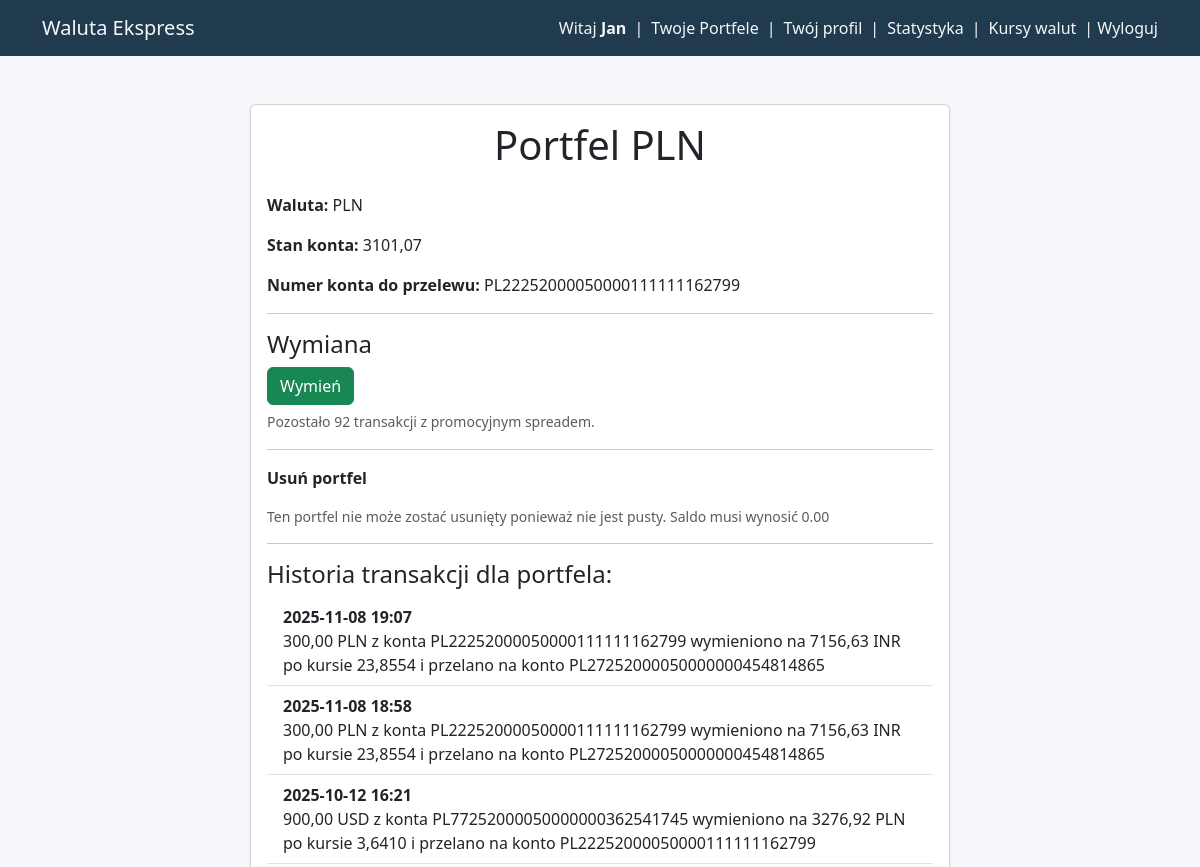
The page /wallet/7/ (signed in, upper part) on the database as committed earlier.
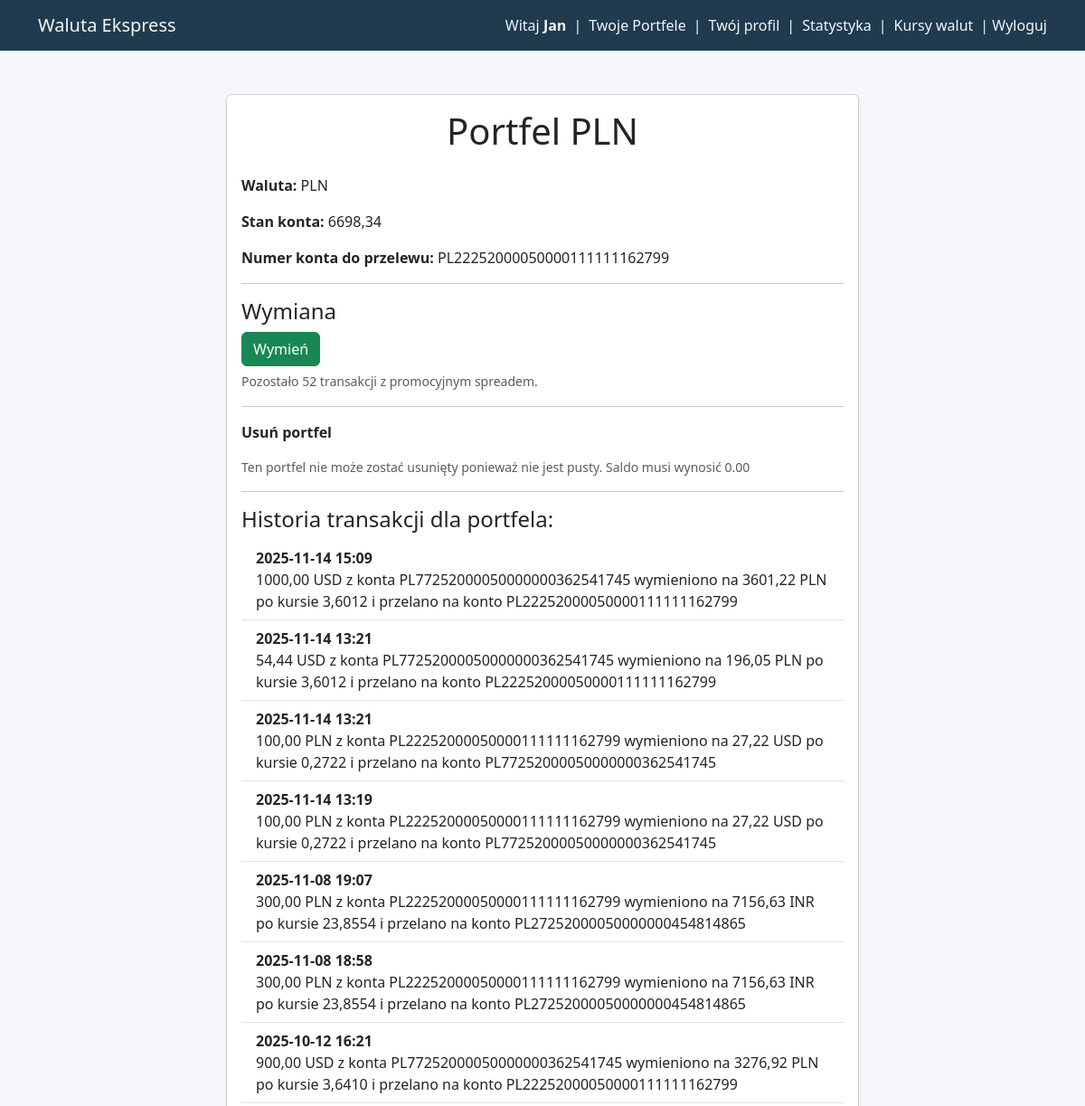
The same page on the database as committed later.
### apps/backend_brokers/models.py (models this page shows, shortened)
class Wallet(models.Model):
    SELECTABLE_CURRENCIES = [
        ("PLN", "polski nowy złoty"),
        ("EUR", "euro"),
        ("USD", "dolar amerykański"),
        ("AUD", "dolar australijski"),
        ("BGN", "lew (Bułgaria)"),
        ("BRL", "real (Brazylia)"),
        ("CAD", "dolar kanadyjski"),
        ("CHF", "frank szwajcarski"),
        ("CLP", "peso chilijskie"),
        ("CNY", "yuan renminbi (Chiny)"),
        ("CZK", "korona czeska"),
        ("DKK", "korona duńska"),
        ("GBP", "funt szterling"),
        ("HKD", "dolar Hongkongu"),
        ("HUF", "forint (Węgry)"),
        ("IDR", "rupia indonezyjska"),
        ("ILS", "nowy izraelski szekel"),
        ("INR", "rupia indyjska"),
        ("ISK", "korona islandzka"),
        ("JPY", "jen (Japonia)"),
        ("KRW", "won południowokoreański"),
        ("MXN", "peso meksykańskie"),
        ("MYR", "ringgit (Malezja)"),
        ("NOK", "korona norweska"),
        ("NZD", "dolar nowozelandzki"),
        ("PHP", "peso filipińskie"),
        ("RON", "lej rumuński"),
        ("SEK", "korona szwedzka"),
        ("SGD", "dolar singapurski"),
        ("THB", "bat (Tajlandia)"),
        ("TRY", "lira turecka"),
        ("UAH", "hrywna (Ukraina)"),
        ("XDR", "SDR (MFW)"),
        ("ZAR", "rand (Republika Południowej Afryki)"),
    ]  # Added to automate drop-down lists
    user = models.ForeignKey(
        Profile,
        on_delete=models.SET_DEFAULT,
        related_name="wallets",
        default="deleted_user",
    )
    wallet_id = models.CharField(max_length=50, unique=True)
    currency = models.CharField(max_length=10, choices=SELECTABLE_CURRENCIES)
    iban = models.CharField(max_length=34, unique=True)
    balance = models.DecimalField(
        max_digits=12, decimal_places=2, default=0.00
    )  # Adjusted per Django Antipatterns
    wallet_status = models.CharField(max_length=50, default="active")

class Transaction(models.Model):
    user = models.ForeignKey(
        Profile, on_delete=models.CASCADE, related_name="transactions"
    )
    source_iban = models.CharField(max_length=34, default="test")
    from_currency = models.CharField(max_length=10)  # np. "USD"
    to_currency = models.CharField(max_length=10)  # np. "PLN"
    destination_iban = models.CharField(max_length=34, default="test")
    amount = models.DecimalField(
        max_digits=12, decimal_places=2
    )  # amount in source currency
    rate = models.DecimalField(max_digits=10, decimal_places=4)  # exchange rate
    result_amount = models.DecimalField(max_digits=12, decimal_places=2, editable=True)
    created_at = models.DateTimeField(auto_now_add=True)
    visible_to = models.CharField(max_length=32)  # np. "admin", "user"

### apps/backend_brokers/views.py (the view)
@login_required
def wallet_properies_and_history(request, wallet_id):
    now = timezone.now()
    transactions_current_month = Transaction.objects.filter(
        user_id=request.user.id, created_at__year=now.year, created_at__month=now.month
    )
    transactions_count = transactions_current_month.count()
    transactions_remaining = request.user.profile.transaction_limit - transactions_count
    wallet = get_object_or_404(
        Wallet, id=wallet_id, user=request.user.id, wallet_status="active"
    )
    iban = wallet.iban
    transactions = (
        Transaction.objects.filter(source_iban=iban, visible_to="user")
        | Transaction.objects.filter(destination_iban=iban, visible_to="user")
        | Transaction.objects.filter(destination_iban=iban, visible_to="deposit")
    )  # list of all transactions containing given wallet iban
    transactions = transactions.order_by(
        "-created_at"
    )  # newsest transactions at the top
    return render(
        request,
        "backend_brokers/wallet.html",
        {
            "wallet": wallet,
            "transactions": transactions,
            "transactions_remaining": transactions_remaining,
        },
    )

### apps/backend_brokers/templates/backend_brokers/wallet.html (shortened to what this page needs)
{% extends 'backend_brokers/base.html' %}
{% block content %}
<div class="container mt-5">
    <div class="card shadow-sm mx-auto" style="max-width: 700px;">
        <div class="card-body">
            <h1 class="card-title text-center mb-4">Portfel {{ wallet.currency }}</h1>
            <p><strong>Waluta:</strong> {{ wallet.currency }}</p>
            <p><strong>Stan konta:</strong> {{ wallet.balance|floatformat:2 }}</p>
            <p><strong>Numer konta do przelewu:</strong> {{ wallet.iban }}</p>
            <hr>
            <h4>Wymiana</h4>
            {% if transactions_remaining <= 0 %}
                <a href="{% url 'transfer_funds' %}" class="btn btn-success mb-1">Wymień</a><br>
                <small class="text-muted">
                    Wyczerpano limit transakcji z promocyjnym spreadem. Kolejna wymiana będzie po kursie standardowym.
                </small>
            {% else %}
                <a href="{% url 'transfer_funds' %}" class="btn btn-success mb-1">Wymień</a><br>
                <small class="text-muted">
                    Pozostało {{ transactions_remaining }} transakcji z promocyjnym spreadem.
                </small>
            {% endif %}
            <hr>
            {% if wallet.balance == 0 %}
                <form action="{% url 'delete_wallet' wallet.id %}" method="get">
                    <button type="submit" class="btn btn-danger">Usuń portfel</button>
                </form>
            {% else %}
                <p><strong>Usuń portfel</strong></p>
                <p class="text-muted small">
                    Ten portfel nie może zostać usunięty ponieważ nie jest pusty. Saldo musi wynosić 0.00
                </p>
            {% endif %}
            <hr>
            <h4>Historia transakcji dla portfela: {{ wallet.name }}</h4>
            {% if transactions %}
                <ul class="list-group list-group-flush">
                    {% for tx in transactions %}
                        <li class="list-group-item">
                            <strong>{{ tx.created_at|date:"Y-m-d H:i" }}</strong><br>
                            {{ tx.amount|floatformat:2 }} {{ tx.from_currency }} z konta {{ tx.source_iban }} wymieniono na
                            {{ tx.result_amount|floatformat:2 }} {{ tx.to_currency }} po kursie {{ tx.rate }} i przelano na konto {{ tx.destination_iban }}
                        </li>
                    {% endfor %}
                </ul>
            {% else %}
                <p class="text-muted">Brak transakcji dla tego portfela.</p>
            {% endif %}
        </div>
    </div>
</div>
{% endblock %}

### apps/backend_brokers/templates/backend_brokers/base.html (shortened to what this page needs)
<!DOCTYPE html>
{% load static %}
<html lang="pl">
<head>
    <link href="https://cdn.jsdelivr.net/npm/bootstrap@5.3.2/dist/css/bootstrap.min.css" rel="stylesheet">
    <link rel="stylesheet" href="{% static 'backend_brokers/css/style.css' %}">
</head>
<body>
<nav class="navbar navbar-expand-lg navbar-custom">
  <div class="container">
    <a class="navbar-brand" href="{% url 'home' %}">Waluta Ekspress</a>
    <div class="collapse navbar-collapse justify-content-end">
        {% if user.is_authenticated and user.profile %}
            Witaj&nbsp;<strong class="me-2">{{ user.first_name }}</strong>|
            <a class="nav-link d-inline mx-2" href="{% url 'wallets' %}">Twoje Portfele</a>|
            <a class="nav-link d-inline mx-2" href="{% url 'profile' %}">Twój profil</a>|
            <a class="nav-link d-inline mx-2" href="{% url 'stats_dashboard' %}">Statystyka</a>|
            <a class="nav-link d-inline mx-2" href="{% url 'exchange_rates' %}">Kursy walut</a>|
            <form action="{% url 'logout' %}" method="post" class="d-inline">
                <button type="submit" class="logout-btn">&nbsp;Wyloguj</button>
            </form>
        {% else %}
            <a class="btn btn-success btn-sm me-2" href="{% url 'register' %}">Zarejestruj się</a>
            <a class="btn btn-secondary btn-sm" href="{% url 'login' %}">Zaloguj się</a>
        {% endif %}
    </div>
  </div>
</nav>
<div class="container mt-5">
    {% block content %}{% endblock %}
</div>
</body>
</html>

### apps/backend_brokers/templates/backend_brokers/base.html (style rules this page uses)
body { background-color: #f5f7fa; color: #333; }
.navbar-custom { background-color: #1f3b4d; color: #f5f7fa; }
.navbar-custom .navbar-brand, .navbar-custom .nav-link, .navbar-custom button { color: #f5f7fa; }
button.logout-btn { background: none; border: none; color: inherit; padding: 0; margin: 0; }

Rows that differ between the two databases and show on the page:
changed Wallet "PLN": balance "3101,07" → "6698,34"
added Transaction: created_at "2025-11-14 15:09", amount "1000,00", from_currency "USD", source_iban "PL77252000050000000362541745", result_amount "3601,22", to_currency "PLN", rate "3,6012", destination_iban "PL22252000050000111111162799"
added Transaction: created_at "2025-11-14 13:21", amount "54,44", from_currency "USD", source_iban "PL77252000050000000362541745", result_amount "196,05", to_currency "PLN", rate "3,6012", destination_iban "PL22252000050000111111162799"
added Transaction: created_at "2025-11-14 13:21", amount "100,00", from_currency "PLN", source_iban "PL22252000050000111111162799", result_amount "27,22", to_currency "USD", rate "0,2722", destination_iban "PL77252000050000000362541745"
added Transaction: created_at "2025-11-14 13:19", amount "100,00", from_currency "PLN", source_iban "PL22252000050000111111162799", result_amount "27,22", to_currency "USD", rate "0,2722", destination_iban "PL77252000050000000362541745"
Other text that changed with them:
{{ transactions_remaining }}: "92" → "52"
